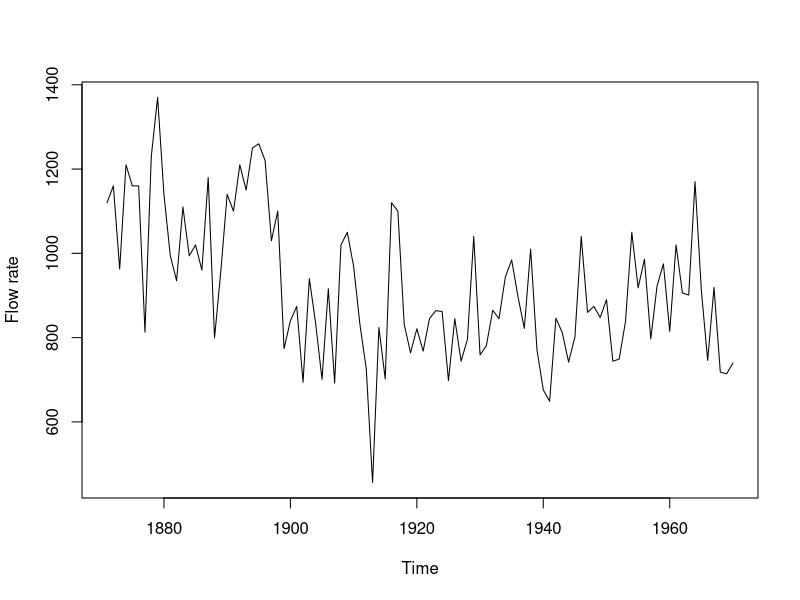

Recreate this plot in R. (Note: this script raises an error after producing the figure.)
## ---- chunk 1
knitr::opts_chunk$set(echo = FALSE)
## ---- chunk 2
library(MASS)
summary(Nile)
## ---- chunk 3
plot(Nile, ylab="Flow rate")
## ---- chunk 4

# create dropdown selector for histogram
inputPanel(
  selectInput("n_breaks", label= "Bins", c(10, 20, 30, 40), selected = 10)  #creates a dropdown selector
)

# create histogram
renderPlot({
hist(Nile, xlab= "Measurement", probability = TRUE, breaks = as.numeric(input$n_breaks), col="deepskyblue3", main="Histogram of Nile Flow") 
})
